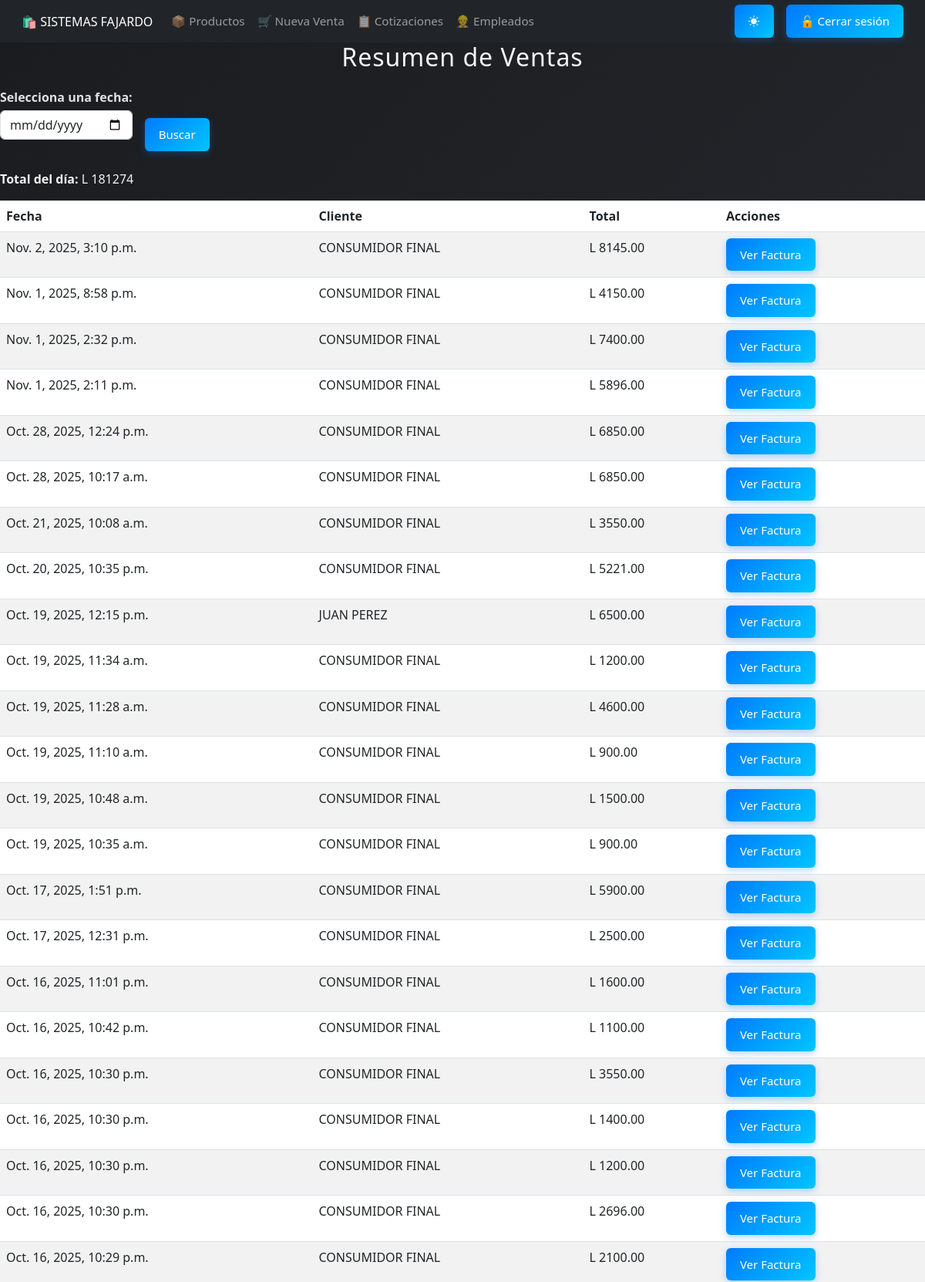
/ventas/ (signed in, upper part), run on the app's committed database.
### core/models.py (models this page shows, shortened)
class Venta(models.Model):
    fecha = models.DateTimeField(auto_now_add=True)
    total = models.DecimalField(max_digits=10, decimal_places=2, default=0)
    cliente = models.ForeignKey(
        'Cliente',  # o core.Cliente si está en otro app
        on_delete=models.SET_NULL,
        null=True,
        blank=True,
        default=None
    )
    tipo_pago = models.CharField(
        max_length=10,
        choices=[('contado', 'Contado'), ('credito', 'Crédito')],
        default='contado'
    )
    cai = models.ForeignKey(
        'CAI',
        on_delete=models.SET_NULL,
        null=True,
        blank=True
    )
    numero_factura = models.PositiveIntegerField(null=True, blank=True)

class Cliente(models.Model):
    nombre    = models.CharField(max_length=100)
    direccion = models.CharField(max_length=200, blank=True)
    telefono  = models.CharField(max_length=20, blank=True)
    correo    = models.EmailField(blank=True)

### core/views.py (the view)
# urls.py: path('ventas/', views.resumen_ventas, name='resumen_ventas'),
@login_required
@permission_required('core.view_venta', raise_exception=True)
def resumen_ventas(request):
    fecha_str = request.GET.get('fecha')
    ventas = []
    total_general = 0
    if fecha_str:
        try:
            fecha = datetime.strptime(fecha_str, '%Y-%m-%d').date()
            ventas = Venta.objects.filter(fecha__date=fecha).order_by('-fecha')
        except ValueError:
            ventas = Venta.objects.none()
    else:
        ventas = Venta.objects.all().order_by('-fecha')
    total_general = ventas.aggregate(Sum('total'))['total__sum'] or 0
    return render(request, 'resumen_ventas.html', {
        'ventas': ventas,
        'total_general': total_general,
        'fecha': fecha_str
    })

### core/templates/resumen_ventas.html (shortened to what this page needs)
{% extends 'base.html' %}
{% block content %}
<h2>Resumen de Ventas</h2>
<form method="get" class="row g-3 mb-4">
  <div class="col-auto">
    <label for="fecha">Selecciona una fecha:</label>
    <input type="date" name="fecha" id="fecha" value="{{ fecha }}" class="form-control">
  </div>
  <div class="col-auto align-self-end">
    <button type="submit" class="btn btn-primary">Buscar</button>
  </div>
</form>
<p><strong>Total del día:</strong> L {{ total_general }}</p>
<table class="table table-striped mt-3">
  <thead>
    <tr>
      <th>Fecha</th>
      <th>Cliente</th>
      <th>Total</th>
      <th>Acciones</th>
    </tr>
  </thead>
  <tbody>
    {% for venta in ventas %}
    <tr>
      <td>{{ venta.fecha}}</td>
      <td>{{ venta.cliente.nombre }}</td>
      <td>L {{ venta.total }}</td>
      <td>
        <a href="{% url 'factura' venta.id %}" class="btn btn-sm btn-outline-primary">Ver Factura</a>
      </td>
    </tr>
    {% empty %}
    <tr><td colspan="4">No hay ventas registradas en esta fecha.</td></tr>
    {% endfor %}
  </tbody>
</table>
{% endblock %}

### static/css/estilo_base.css (style rules this page uses)
h2, h3 { text-align: center; color: #f5f5f5; margin-bottom: 20px; letter-spacing: 1px; transition: color 0.3s ease; }
form label { display: block; margin-bottom: 5px; font-weight: 600; color: #e0e0e0; transition: color 0.3s ease; }
form input, form textarea, form select { width: 100%; padding: 10px; margin-bottom: 15px; border: 1px solid rgba(255, 255, 255, 0.2); border-radius: 6px; background-color: rgba(255, 255, 255, 0.1); color: #fff; box-sizing: border-box; transition: all 0.3s ease; }
button, .btn { background: linear-gradient(135deg, #007bff, #00c6ff); color: white; padding: 12px 20px; border: none; border-radius: 6px; font-size: 16px; cursor: pointer; transition: all 0.3s ease; box-shadow: 0 3px 10px rgba(0, 123, 255, 0.3); }
body { background: linear-gradient(135deg, #1a1c1f, #2a2d33, #141619); background-attachment: fixed; color: #f1f1f1; transition: all 0.4s ease; }
@media (max-width: 1200px) { .btn { font-size: 15px; padding: 10px 18px; } }
.navbar, .container, .btn, .contenedor, .form-row, .productos-box { transition: all 0.3s ease; }
html, body { height: 100%; min-height: 100vh; margin: 0; padding: 0; display: flex; flex-direction: column; }

### data on the page
Venta: fecha "Nov. 2, 2025, 3:10 p.m.", cliente.nombre "CONSUMIDOR FINAL", total "8145.00"
Venta: fecha "Nov. 1, 2025, 8:58 p.m.", cliente.nombre "CONSUMIDOR FINAL", total "4150.00"
Venta: fecha "Nov. 1, 2025, 2:32 p.m.", cliente.nombre "CONSUMIDOR FINAL", total "7400.00"
Venta: fecha "Nov. 1, 2025, 2:11 p.m.", cliente.nombre "CONSUMIDOR FINAL", total "5896.00"
Venta: fecha "Oct. 28, 2025, 12:24 p.m.", cliente.nombre "CONSUMIDOR FINAL", total "6850.00"
Venta: fecha "Oct. 28, 2025, 10:17 a.m.", cliente.nombre "CONSUMIDOR FINAL", total "6850.00"
Venta: fecha "Oct. 21, 2025, 10:08 a.m.", cliente.nombre "CONSUMIDOR FINAL", total "3550.00"
Venta: fecha "Oct. 20, 2025, 10:35 p.m.", cliente.nombre "CONSUMIDOR FINAL", total "5221.00"
Venta: fecha "Oct. 19, 2025, 12:15 p.m.", cliente.nombre "JUAN PEREZ", total "6500.00"
Venta: fecha "Oct. 19, 2025, 11:34 a.m.", cliente.nombre "CONSUMIDOR FINAL", total "1200.00"
Venta: fecha "Oct. 19, 2025, 11:28 a.m.", cliente.nombre "CONSUMIDOR FINAL", total "4600.00"
Venta: fecha "Oct. 19, 2025, 11:10 a.m.", cliente.nombre "CONSUMIDOR FINAL", total "900.00"
Venta: fecha "Oct. 19, 2025, 10:48 a.m.", cliente.nombre "CONSUMIDOR FINAL", total "1500.00"
Venta: fecha "Oct. 19, 2025, 10:35 a.m.", cliente.nombre "CONSUMIDOR FINAL", total "900.00"
Venta: fecha "Oct. 17, 2025, 1:51 p.m.", cliente.nombre "CONSUMIDOR FINAL", total "5900.00"
Venta: fecha "Oct. 17, 2025, 12:31 p.m.", cliente.nombre "CONSUMIDOR FINAL", total "2500.00"
Venta: fecha "Oct. 16, 2025, 11:01 p.m.", cliente.nombre "CONSUMIDOR FINAL", total "1600.00"
Venta: fecha "Oct. 16, 2025, 10:42 p.m.", cliente.nombre "CONSUMIDOR FINAL", total "1100.00"
Venta: fecha "Oct. 16, 2025, 10:30 p.m.", cliente.nombre "CONSUMIDOR FINAL", total "3550.00"
Venta: fecha "Oct. 16, 2025, 10:30 p.m.", cliente.nombre "CONSUMIDOR FINAL", total "1400.00"
Venta: fecha "Oct. 16, 2025, 10:30 p.m.", cliente.nombre "CONSUMIDOR FINAL", total "1200.00"
Venta: fecha "Oct. 16, 2025, 10:30 p.m.", cliente.nombre "CONSUMIDOR FINAL", total "2696.00"
Venta: fecha "Oct. 16, 2025, 10:29 p.m.", cliente.nombre "CONSUMIDOR FINAL", total "2100.00"

### other printed values
{{ total_general }} "181274"
